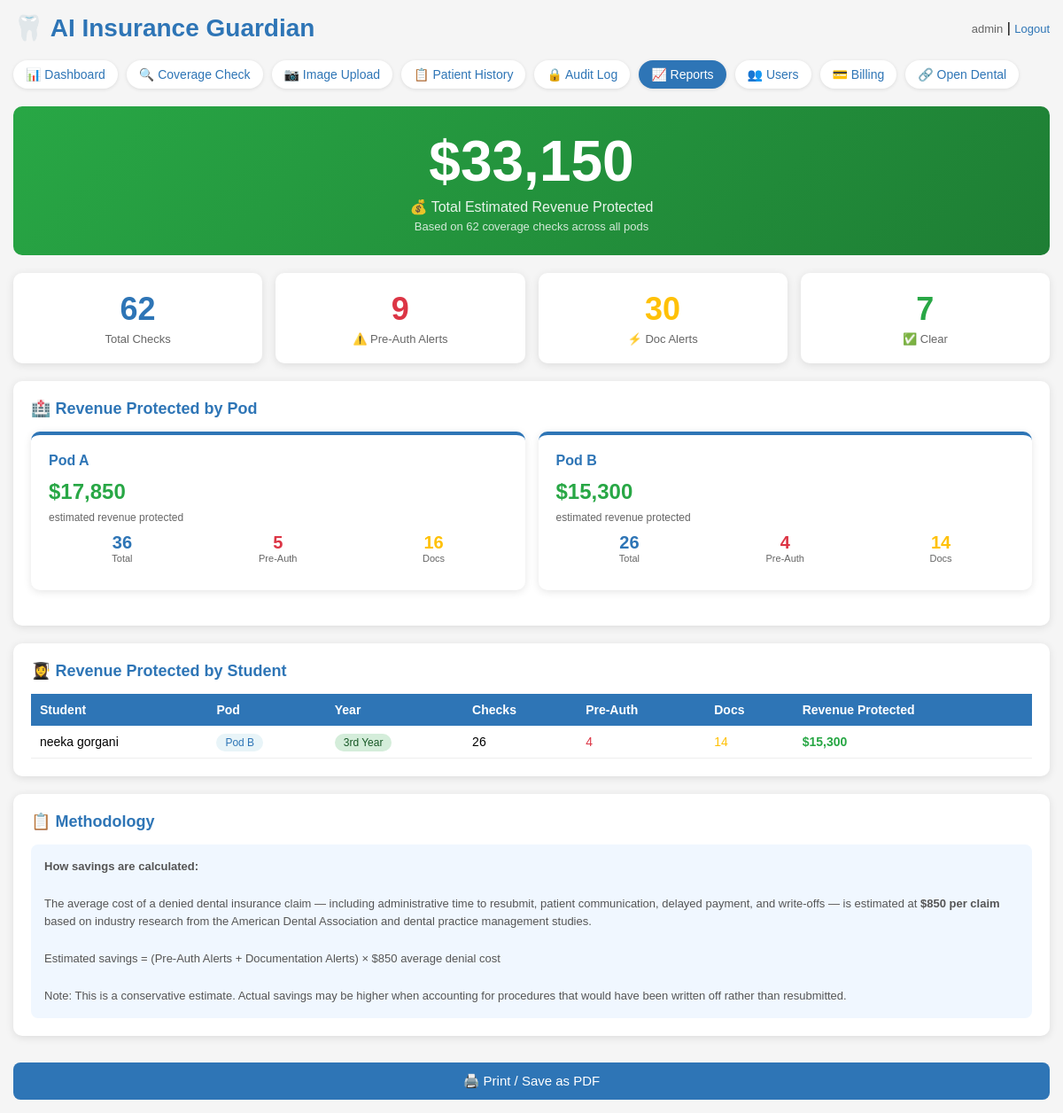
The app's page /reports (signed in) with its own data.
### tables this page shows
CREATE TABLE users (
            id INTEGER PRIMARY KEY,
            username TEXT UNIQUE NOT NULL,
            password TEXT NOT NULL,
            role TEXT DEFAULT 'staff'
        , pod TEXT DEFAULT NULL, year_level TEXT DEFAULT NULL, full_name TEXT DEFAULT NULL);

### app.py (the view)
@app.route("/reports")
@login_required
def reports():
    conn = get_db()
    cursor = conn.cursor()
    cursor.execute("SELECT COUNT(*) FROM audit_log WHERE action = 'COVERAGE_CHECK'")
    total_checks = cursor.fetchone()[0]
    cursor.execute("SELECT COUNT(*) FROM audit_log WHERE action = 'COVERAGE_CHECK' AND details LIKE '%Alert: red%'")
    total_red = cursor.fetchone()[0]
    cursor.execute("SELECT COUNT(*) FROM audit_log WHERE action = 'COVERAGE_CHECK' AND details LIKE '%Alert: yellow%'")
    total_yellow = cursor.fetchone()[0]
    cursor.execute("SELECT COUNT(*) FROM audit_log WHERE action = 'COVERAGE_CHECK' AND details LIKE '%Alert: green%'")
    total_green = cursor.fetchone()[0]
    avg_denial_cost = 850
    estimated_savings = (total_red + total_yellow) * avg_denial_cost
    pod_stats = {}
    for pod in ["A", "B", "C", "D", "E", "F"]:
        users_in_pod = conn.execute("SELECT username FROM users WHERE pod = ?", (pod,)).fetchall()
        usernames = [u[0] for u in users_in_pod]
        if usernames:
            placeholders = ",".join(["?" for _ in usernames])
            pod_total = conn.execute(f"SELECT COUNT(*) FROM audit_log WHERE action = 'COVERAGE_CHECK' AND username IN ({placeholders})", usernames).fetchone()[0]
            pod_red = conn.execute(f"SELECT COUNT(*) FROM audit_log WHERE action = 'COVERAGE_CHECK' AND details LIKE '%Alert: red%' AND username IN ({placeholders})", usernames).fetchone()[0]
            pod_yellow = conn.execute(f"SELECT COUNT(*) FROM audit_log WHERE action = 'COVERAGE_CHECK' AND details LIKE '%Alert: yellow%' AND username IN ({placeholders})", usernames).fetchone()[0]
            pod_stats[pod] = {
                "total": pod_total,
                "red": pod_red,
                "yellow": pod_yellow,
                "savings": (pod_red + pod_yellow) * avg_denial_cost
            }
    cursor.execute("SELECT id, username, full_name, role, pod, year_level FROM users WHERE role != 'admin'")
    all_students = cursor.fetchall()
    student_stats = []
    for student in all_students:
        username = student[1]
        full_name = student[2]
        pod = student[4]
        year_level = student[5]
        s_total = conn.execute("SELECT COUNT(*) FROM audit_log WHERE action = 'COVERAGE_CHECK' AND username = ?", (username,)).fetchone()[0]
        s_red = conn.execute("SELECT COUNT(*) FROM audit_log WHERE action = 'COVERAGE_CHECK' AND details LIKE '%Alert: red%' AND username = ?", (username,)).fetchone()[0]
        s_yellow = conn.execute("SELECT COUNT(*) FROM audit_log WHERE action = 'COVERAGE_CHECK' AND details LIKE '%Alert: yellow%' AND username = ?", (username,)).fetchone()[0]
        student_stats.append({
            "username": username,
            "full_name": full_name,
            "pod": pod,
            "year_level": year_level,
            "total": s_total,
            "red": s_red,
            "yellow": s_yellow,
            "savings": (s_red + s_yellow) * avg_denial_cost
        })
    student_stats.sort(key=lambda x: x["savings"], reverse=True)
    conn.close()
    return render_template("reports.html", total_checks=total_checks, total_red=total_red,
        total_yellow=total_yellow, total_green=total_green,
        estimated_savings=estimated_savings, avg_denial_cost=avg_denial_cost,
        pod_stats=pod_stats, student_stats=student_stats)

### app.py (called while the page is built)
def get_db():
    conn = sqlite3.connect("insurance_guardian.db")
    conn.row_factory = sqlite3.Row
    return conn

@login_manager.user_loader
def load_user(user_id):
    conn = get_db()
    cursor = conn.cursor()
    cursor.execute("SELECT id, username, role, pod, year_level, full_name FROM users WHERE id = ?", (user_id,))
    row = cursor.fetchone()
    conn.close()
    if row:
        return User(row[0], row[1], row[2], row[3], row[4], row[5])
    return None

### templates/reports.html (shortened to what this page needs)
<!DOCTYPE html>
<html>
<head>
</head>
<body>
    <div class="header">
        <h1>🦷 AI Insurance Guardian</h1>
        <div>
            <span class="user-info">{{ current_user.username }}</span> |
            <a href="/logout" class="logout">Logout</a>
        </div>
    </div>
    <div class="nav">
        <a href="/dashboard">📊 Dashboard</a>
        <a href="/">🔍 Coverage Check</a>
        <a href="/upload">📷 Image Upload</a>
        <a href="/history">📋 Patient History</a>
        <a href="/audit">🔒 Audit Log</a>
        <a href="/reports" class="active">📈 Reports</a>
        <a href="/users">👥 Users</a>
        <a href="/billing">💳 Billing</a>
        <a href="/opendental">🔗 Open Dental</a>
    </div>
    <div class="savings-banner">
        <div class="savings-amount">${{ "{:,}".format(estimated_savings) }}</div>
        <div class="savings-label">💰 Total Estimated Revenue Protected</div>
        <div class="savings-sublabel">Based on {{ total_checks }} coverage checks across all pods</div>
    </div>
    <div class="stats-grid">
        <div class="stat-card stat-total">
            <div class="stat-number">{{ total_checks }}</div>
            <div class="stat-label">Total Checks</div>
        </div>
        <div class="stat-card stat-red">
            <div class="stat-number">{{ total_red }}</div>
            <div class="stat-label">⚠️ Pre-Auth Alerts</div>
        </div>
        <div class="stat-card stat-yellow">
            <div class="stat-number">{{ total_yellow }}</div>
            <div class="stat-label">⚡ Doc Alerts</div>
        </div>
        <div class="stat-card stat-green">
            <div class="stat-number">{{ total_green }}</div>
            <div class="stat-label">✅ Clear</div>
        </div>
    </div>
    {% if pod_stats %}
    <div class="section-box">
        <h2>🏥 Revenue Protected by Pod</h2>
        <div class="pod-grid">
            {% for pod, stats in pod_stats.items() %}
            {% if stats.total > 0 %}
            <div class="pod-card">
                <h3>Pod {{ pod }}</h3>
                <div class="pod-savings">${{ "{:,}".format(stats.savings) }}</div>
                <div style="font-size:12px; color:#666; margin-bottom:10px;">estimated revenue protected</div>
                <div class="pod-stats">
                    <div class="pod-stat pod-stat-total">
                        <div class="pod-stat-number">{{ stats.total }}</div>
                        <div class="pod-stat-label">Total</div>
                    </div>
                    <div class="pod-stat pod-stat-red">
                        <div class="pod-stat-number">{{ stats.red }}</div>
                        <div class="pod-stat-label">Pre-Auth</div>
                    </div>
                    <div class="pod-stat pod-stat-yellow">
                        <div class="pod-stat-number">{{ stats.yellow }}</div>
                        <div class="pod-stat-label">Docs</div>
                    </div>
                </div>
            </div>
            {% endif %}
            {% endfor %}
        </div>
    </div>
    {% endif %}
    {% if student_stats %}
    <div class="section-box">
        <h2>👩‍🎓 Revenue Protected by Student</h2>
        <table class="student-table">
            <tr>
                <th>Student</th>
                <th>Pod</th>
                <th>Year</th>
                <th>Checks</th>
                <th>Pre-Auth</th>
                <th>Docs</th>
                <th>Revenue Protected</th>
            </tr>
            {% for student in student_stats %}
            {% if student.total > 0 %}
            <tr>
                <td>{{ student.full_name or student.username }}</td>
                <td>{% if student.pod %}<span class="badge-pod">Pod {{ student.pod }}</span>{% else %}—{% endif %}</td>
                <td>{% if student.year_level %}<span class="badge-year">{{ student.year_level }}</span>{% else %}—{% endif %}</td>
                <td>{{ student.total }}</td>
                <td style="color:#dc3545;">{{ student.red }}</td>
                <td style="color:#ffc107;">{{ student.yellow }}</td>
                <td class="savings-cell">${{ "{:,}".format(student.savings) }}</td>
            </tr>
            {% endif %}
            {% endfor %}
        </table>
    </div>
    {% endif %}
    <div class="section-box">
        <h2>📋 Methodology</h2>
        <div class="methodology-box">
            <strong>How savings are calculated:</strong><br><br>
            The average cost of a denied dental insurance claim — including administrative time to resubmit, patient communication, delayed payment, and write-offs — is estimated at <strong>${{ avg_denial_cost }} per claim</strong> based on industry research from the American Dental Association and dental practice management studies.<br><br>
            Estimated savings = (Pre-Auth Alerts + Documentation Alerts) × ${{ avg_denial_cost }} average denial cost<br><br>
            Note: This is a conservative estimate. Actual savings may be higher when accounting for procedures that would have been written off rather than resubmitted.
        </div>
    </div>
    <button class="print-btn" onclick="window.print()">🖨️ Print / Save as PDF</button>
</body>
</html>

### templates/reports.html (style rules this page uses)
* { box-sizing: border-box; margin: 0; padding: 0; }
body { font-family: Arial, sans-serif; background-color: #f5f5f5; padding: 15px; }
.header { display: flex; justify-content: space-between; align-items: center; margin-bottom: 20px; flex-wrap: wrap; gap: 10px; }
h1 { color: #2E75B6; font-size: clamp(20px, 4vw, 28px); }
.nav { display: flex; flex-wrap: wrap; gap: 10px; margin-bottom: 20px; }
.nav a { color: #2E75B6; text-decoration: none; font-size: 14px; background: white; padding: 8px 14px; border-radius: 20px; box-shadow: 0 1px 4px rgba(0,0,0,0.1); }
.nav a.active { background: #2E75B6; color: white; }
.user-info { color: #666; font-size: 13px; }
.logout { color: #2E75B6; text-decoration: none; font-size: 13px; }
.savings-banner { background: linear-gradient(135deg, #28a745, #1e7e34); color: white; padding: 25px; border-radius: 10px; margin-bottom: 20px; text-align: center; }
.savings-amount { font-size: clamp(36px, 8vw, 64px); font-weight: bold; margin-bottom: 5px; }
.savings-label { font-size: 16px; opacity: 0.9; }
.savings-sublabel { font-size: 13px; opacity: 0.8; margin-top: 5px; }
.stats-grid { display: grid; grid-template-columns: repeat(auto-fit, minmax(180px, 1fr)); gap: 15px; margin-bottom: 20px; }
.stat-card { background: white; padding: 20px; border-radius: 10px; box-shadow: 0 2px 10px rgba(0,0,0,0.1); text-align: center; }
.stat-number { font-size: 36px; font-weight: bold; margin-bottom: 5px; }
.stat-label { color: #666; font-size: 13px; }
.stat-total .stat-number { color: #2E75B6; }
.stat-red .stat-number { color: #dc3545; }
.stat-yellow .stat-number { color: #ffc107; }
.stat-green .stat-number { color: #28a745; }
.section-box { background: white; padding: 20px; border-radius: 10px; box-shadow: 0 2px 10px rgba(0,0,0,0.1); margin-bottom: 20px; }
.section-box h2 { color: #2E75B6; margin-bottom: 15px; font-size: 18px; }
.pod-grid { display: grid; grid-template-columns: repeat(auto-fit, minmax(280px, 1fr)); gap: 15px; margin-bottom: 20px; }
.pod-card { background: white; padding: 20px; border-radius: 10px; box-shadow: 0 2px 10px rgba(0,0,0,0.1); border-top: 4px solid #2E75B6; }
.pod-card h3 { color: #2E75B6; margin-bottom: 12px; font-size: 16px; }
.pod-savings { font-size: 24px; font-weight: bold; color: #28a745; margin-bottom: 8px; }
.pod-stats { display: flex; gap: 10px; flex-wrap: wrap; margin-bottom: 10px; }
.pod-stat { text-align: center; flex: 1; min-width: 60px; }
.pod-stat-number { font-size: 20px; font-weight: bold; }
.pod-stat-label { font-size: 11px; color: #666; }
.pod-stat-red .pod-stat-number { color: #dc3545; }
.pod-stat-yellow .pod-stat-number { color: #ffc107; }
.pod-stat-total .pod-stat-number { color: #2E75B6; }
.student-table { width: 100%; border-collapse: collapse; font-size: 14px; }
.student-table th { background: #2E75B6; color: white; padding: 10px; text-align: left; }
.student-table td { padding: 10px; border-bottom: 1px solid #eee; }
.badge-pod { background: #e8f4f8; color: #2E75B6; padding: 3px 10px; border-radius: 10px; font-size: 12px; }
.badge-year { background: #d4edda; color: #155724; padding: 3px 10px; border-radius: 10px; font-size: 12px; }
.savings-cell { color: #28a745; font-weight: bold; }
.print-btn { background: #2E75B6; color: white; border: none; padding: 12px 24px; border-radius: 8px; font-size: 15px; cursor: pointer; width: 100%; margin-top: 10px; }
.methodology-box { background: #f0f7ff; padding: 15px; border-radius: 8px; font-size: 13px; color: #555; line-height: 1.6; }

### records on screen
users: username "admin"
users: full_name "neeka gorgani", pod "B", year_level "3rd Year", total "26", red "4", yellow "14", savings "15,300"

### other values on screen
{{ "{:,}".format(estimated_savings) }} "33,150"
{{ total_checks }} "62"
{{ total_red }} "9"
{{ total_yellow }} "30"
{{ total_green }} "7"
{{ pod }} "A" "B"
{{ "{:,}".format(stats.savings) }} "17,850" "15,300"
{{ stats.total }} "36" "26"
{{ stats.red }} "5" "4"
{{ stats.yellow }} "16" "14"
{{ avg_denial_cost }} "850"
